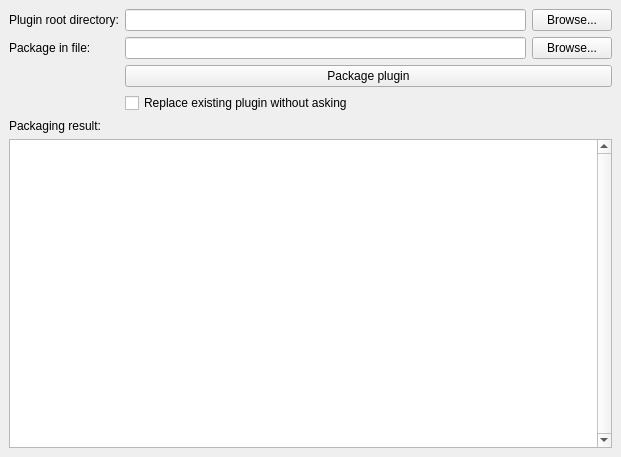
<?xml version="1.0" encoding="UTF-8"?>
<ui version="4.0">
 <class>MainWindow</class>
 <widget class="QMainWindow" name="MainWindow">
  <property name="geometry">
   <rect>
    <x>0</x>
    <y>0</y>
    <width>621</width>
    <height>457</height>
   </rect>
  </property>
  <property name="windowTitle">
   <string>Pocsel Plugin Packager</string>
  </property>
  <widget class="QWidget" name="centralwidget">
   <layout class="QVBoxLayout" name="verticalLayout">
    <item>
     <layout class="QFormLayout" name="formLayout_2">
      <item row="0" column="0">
       <widget class="QLabel" name="label_3">
        <property name="text">
         <string>Plugin root directory:</string>
        </property>
       </widget>
      </item>
      <item row="0" column="1">
       <layout class="QHBoxLayout" name="horizontalLayout">
        <item>
         <widget class="QLineEdit" name="pluginRootLineEdit"/>
        </item>
        <item>
         <widget class="QPushButton" name="pluginRootPushButton">
          <property name="text">
           <string>Browse...</string>
          </property>
         </widget>
        </item>
       </layout>
      </item>
      <item row="1" column="0">
       <widget class="QLabel" name="label_4">
        <property name="text">
         <string>Package in file:</string>
        </property>
       </widget>
      </item>
      <item row="1" column="1">
       <layout class="QHBoxLayout" name="horizontalLayout_2">
        <item>
         <widget class="QLineEdit" name="destFileLineEdit"/>
        </item>
        <item>
         <widget class="QPushButton" name="destFilePushButton">
          <property name="text">
           <string>Browse...</string>
          </property>
         </widget>
        </item>
       </layout>
      </item>
      <item row="2" column="1">
       <widget class="QPushButton" name="packagePushButton">
        <property name="text">
         <string>Package plugin</string>
        </property>
       </widget>
      </item>
      <item row="3" column="1">
       <widget class="QCheckBox" name="replaceCheckBox">
        <property name="text">
         <string>Replace existing plugin without asking</string>
        </property>
       </widget>
      </item>
     </layout>
    </item>
    <item>
     <widget class="QLabel" name="label_5">
      <property name="text">
       <string>Packaging result:</string>
      </property>
     </widget>
    </item>
    <item>
     <widget class="QPlainTextEdit" name="logPlainTextEdit">
      <property name="verticalScrollBarPolicy">
       <enum>Qt::ScrollBarAlwaysOn</enum>
      </property>
      <property name="tabChangesFocus">
       <bool>true</bool>
      </property>
      <property name="undoRedoEnabled">
       <bool>false</bool>
      </property>
      <property name="readOnly">
       <bool>true</bool>
      </property>
      <property name="plainText">
       <string/>
      </property>
     </widget>
    </item>
   </layout>
  </widget>
 </widget>
 <tabstops>
  <tabstop>pluginRootLineEdit</tabstop>
  <tabstop>pluginRootPushButton</tabstop>
  <tabstop>destFileLineEdit</tabstop>
  <tabstop>destFilePushButton</tabstop>
  <tabstop>packagePushButton</tabstop>
  <tabstop>replaceCheckBox</tabstop>
 </tabstops>
 <resources/>
 <connections/>
</ui>
